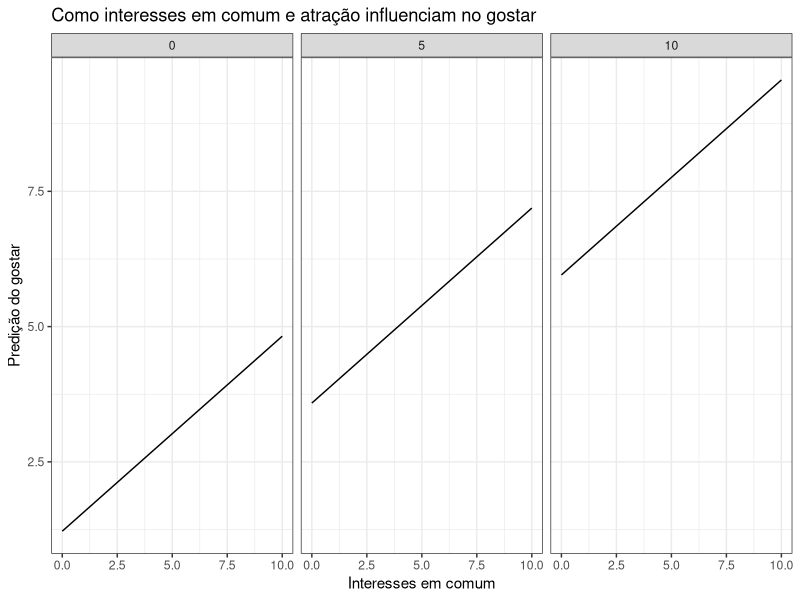
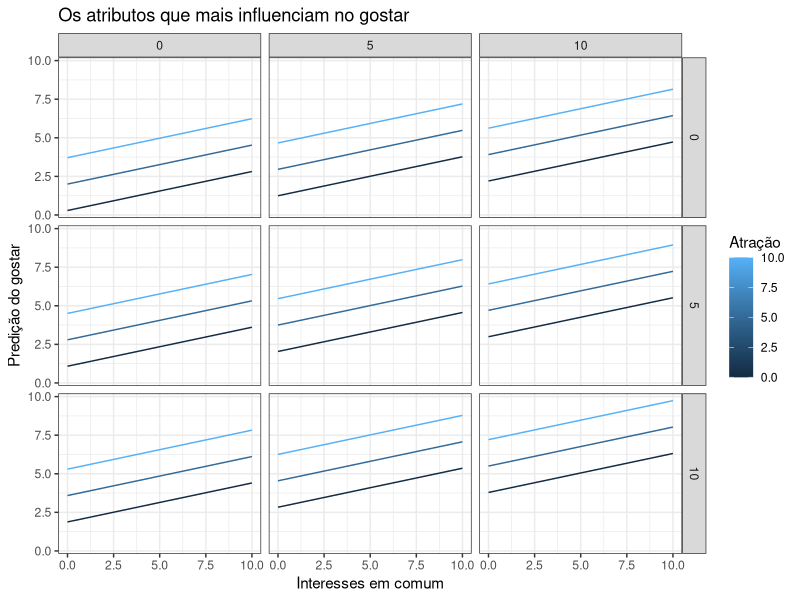
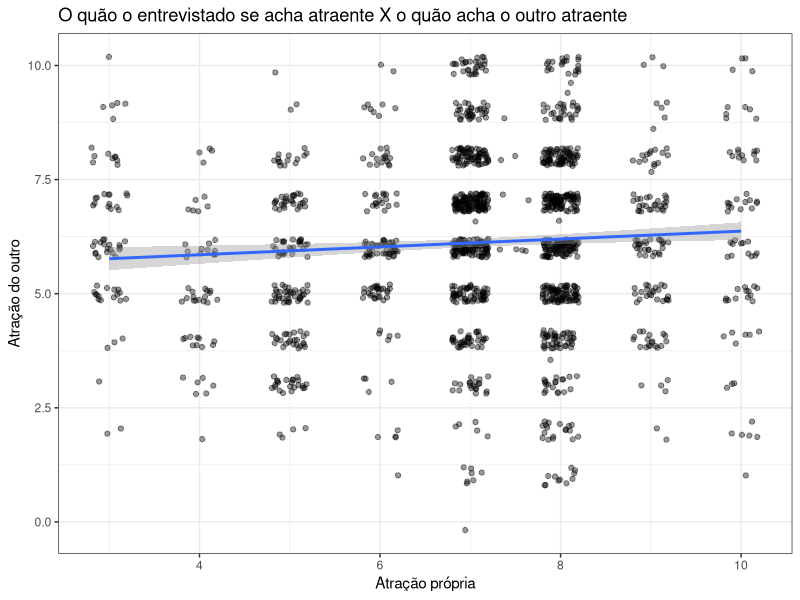

Source code (R) for these figures, in order:
## ---- chunk 1
knitr::opts_chunk$set(echo = TRUE)
library(tidyverse)
library(broom)
library(modelr)
theme_set(theme_bw())
## ---- chunk 2
dates <- read_csv("speed-dating.csv")
dates <- na.omit(dates)
dates$attr3_s = as.numeric(as.character(dates$attr3_s))
## ---- chunk 3
mod_shar_attr <- lm(like ~ shar + attr, data = dates)
tidy(mod_shar_attr, conf.int = TRUE)
## ---- chunk 4
glance(mod_shar_attr)
## ---- chunk 5
modelo_shar_attr = dates %>% 
  data_grid(shar = seq_range(shar, 10), 
            attr = seq_range(attr, 3)) %>% 
  add_predictions(mod_shar_attr)

modelo_shar_attr %>% 
  ggplot(aes(x = shar, y = pred)) + 
  geom_line() + 
  facet_grid(. ~ attr) +
  labs(title="Como interesses em comum e atração influenciam no gostar", x="Interesses em comum", y="Predição do gostar")
## ---- chunk 6
mod_most <- lm(like ~ shar + attr + fun + sinc, data = dates)
tidy(mod_most, conf.int = TRUE)
## ---- chunk 7
glance(mod_most)
## ---- chunk 8
modelo_most = dates %>% 
  data_grid(shar = seq_range(shar, 3), 
            attr = seq_range(attr, 3),
            fun = seq_range(fun, 3),
            sinc = seq_range(sinc, 3)) %>% 
  add_predictions(mod_most)

modelo_most %>% 
  ggplot(aes(x = shar, y = pred)) + 
  geom_line(aes(group = attr, colour = attr)) + 
  facet_grid(sinc ~ fun) +
  labs(title="Os atributos que mais influenciam no gostar", x="Interesses em comum", y="Predição do gostar", colour="Atração")
## ---- chunk 9
ggplot(dates, aes(x = attr3_s, y = attr)) + 
  geom_jitter(alpha = 0.4, width = 0.2) + geom_smooth(method = "lm") +
  labs(title="O quão o entrevistado se acha atraente X o quão acha o outro atraente",
       x="Atração própria", y="Atração do outro")
## ---- chunk 10
mod <- lm(attr ~ attr3_s, data = dates)
tidy(mod, conf.int = TRUE)
## ---- chunk 11
glance(mod) 
